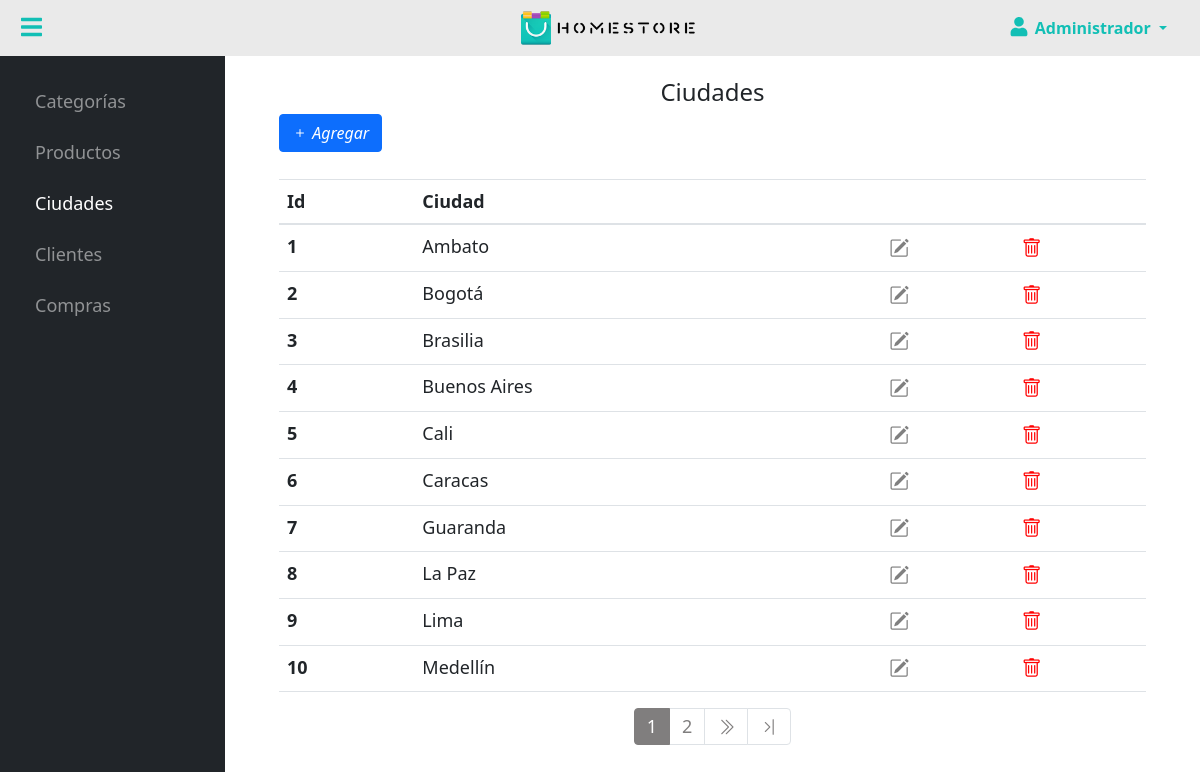
Page /administracion/VisualizarCiudad.php (signed in) on the committed database.
### tables this page shows
CREATE TABLE `ciudades` (
  `id_ciudad` int(11) NOT NULL,
  `nombre_ciudad` varchar(50) NOT NULL
);

### administracion/VisualizarCiudad.php (the view, shortened to what this page needs)
<?php
	require_once('funciones.php');
	if (isset($_GET['pagina']))
		$pagina=$_GET['pagina'];
	else
		$pagina=0;
	$sql="SELECT * FROM ciudades";
	$cursor = $conn->prepare($sql);
	$cursor ->execute();
	$inicio=$pagina*$MaxReg;
	$resultado=$cursor->fetchAll();
	$totalRegistros = count($resultado);
	$totalPaginas=ceil($totalRegistros/$MaxReg)-1;
	$sql="SELECT * FROM ciudades LIMIT ".$inicio.",".$MaxReg;
?>
<!DOCTYPE html>
	<html>
	<head>
		<link href="styles.css" rel="stylesheet" />
		<link href="https://cdn.jsdelivr.net/npm/bootstrap@5.1.3/dist/css/bootstrap.min.css" rel="stylesheet">
		<link href="https://cdn.datatables.net/1.10.20/css/dataTables.bootstrap4.min.css" rel="stylesheet">
		<link rel="stylesheet" href="https://cdn.jsdelivr.net/npm/bootstrap-icons@1.6.1/font/bootstrap-icons.css">
	</head>
	<body class="sb-nav-fixed" >
		<?php include("nav.php"); ?>
		<div id="layoutSidenav"  style="margin:1.2em; margin-left: 3em; margin-right: 3em">
			<div id="layoutSidenav_content">
				<main>
					<h4><center>Ciudades</center></h4>
					<div >
						<a href="IngresarCiudad.php" class='btn btn-primary'>
							<i class="bi bi-plus"> Agregar</i>
						</a>
					</div><br/>
					<form method="POST">
						<div class="table-responsive">
							<table class="table" align="center" width="50%" cellspacing="0">
								<thead>
									<tr>
										<th scope="col">Id</th>
										<th scope="col">Ciudad</th>
										<th scope="col">&nbsp;</td>
										<th scope="col">&nbsp;</td>
									</tr>
								</thead>
								<tbody>
									<?php
										try{
											$cursor = $conn->query($sql);
											foreach ($cursor as $fila){
												?>
												<tr>
													<th><?= $fila["id_ciudad"] ?></th>
													<td><?= $fila["nombre_ciudad"] ?></td>
													<td><a href="ModificarCiudad.php?Id=<?= $fila["id_ciudad"] ?>"><i style="font-size:1.1em;color:gray"  class="bi bi-pencil-square"></i></a></td>
													<td><a href="EliminarCiudad.php?Id=<?= $fila["id_ciudad"] ?>"><i style="font-size:1.1em;color:red"  class="bi bi-trash"></i></a></td>
												</tr>
												<?php
											}
										}
										catch (PDOException $e)
										{
											echo("Error: ".$e->getMessage()."<br/>");
										}
									?>
										</tbody>
									</table>
								</div>
					</form>
					<ul class="pagination justify-content-center"><?php Paginamiento($pagina,$totalPaginas, $MaxReg, "VisualizarCiudad.php?")?></ul>
				</main>
			</div>
		</div>
	</body>
</html>

### rows in the picture
ciudades: id_ciudad "1", nombre_ciudad "Ambato"
ciudades: id_ciudad "2", nombre_ciudad "Bogotá"
ciudades: id_ciudad "3", nombre_ciudad "Brasilia"
ciudades: id_ciudad "4", nombre_ciudad "Buenos Aires"
ciudades: id_ciudad "5", nombre_ciudad "Cali"
ciudades: id_ciudad "6", nombre_ciudad "Caracas"
ciudades: id_ciudad "7", nombre_ciudad "Guaranda"
ciudades: id_ciudad "8", nombre_ciudad "La Paz"
ciudades: id_ciudad "9", nombre_ciudad "Lima"
ciudades: id_ciudad "10", nombre_ciudad "Medellín"
